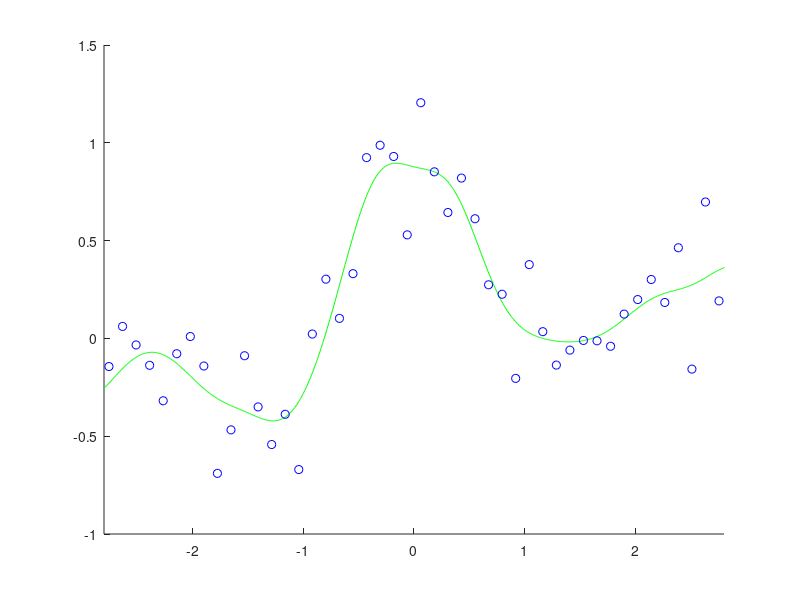

Write the MATLAB code that produced this figure.
n=50; x=linspace(-3,3,n)'; pix=pi*x;
y=sin(pix)./(pix)+0.1*x+0.2*randn(n,1);
hh=2*0.3^2; l=0.1; x2=x.^2;

k=exp(-(repmat(x2,1,n)+repmat(x2',n,1)-2*x*x')/hh);
ky=k*y; A=inv(k^2+eye(n)); 
t0=zeros(n,1); z=t0; u=t0;

for o=1:1000
t=A*(ky+z-u); z=max(0,t+u-l)+min(0,t+u+l); u=u+t-z;
if norm(t-t0)<0.0001, break, end
t0=t;
end
N=1000; X=linspace(-3,3,N)';
K=exp(-(repmat(X.^2,1,n)+repmat(x2',N,1)-2*X*x')/hh); F=K*t;

figure(1); clf;
hold on; axis([-2.8 2.8 -1 1.5]);
plot(X,F,'g-'); plot(x,y,'bo'); 

sum(abs(t)<0.001)